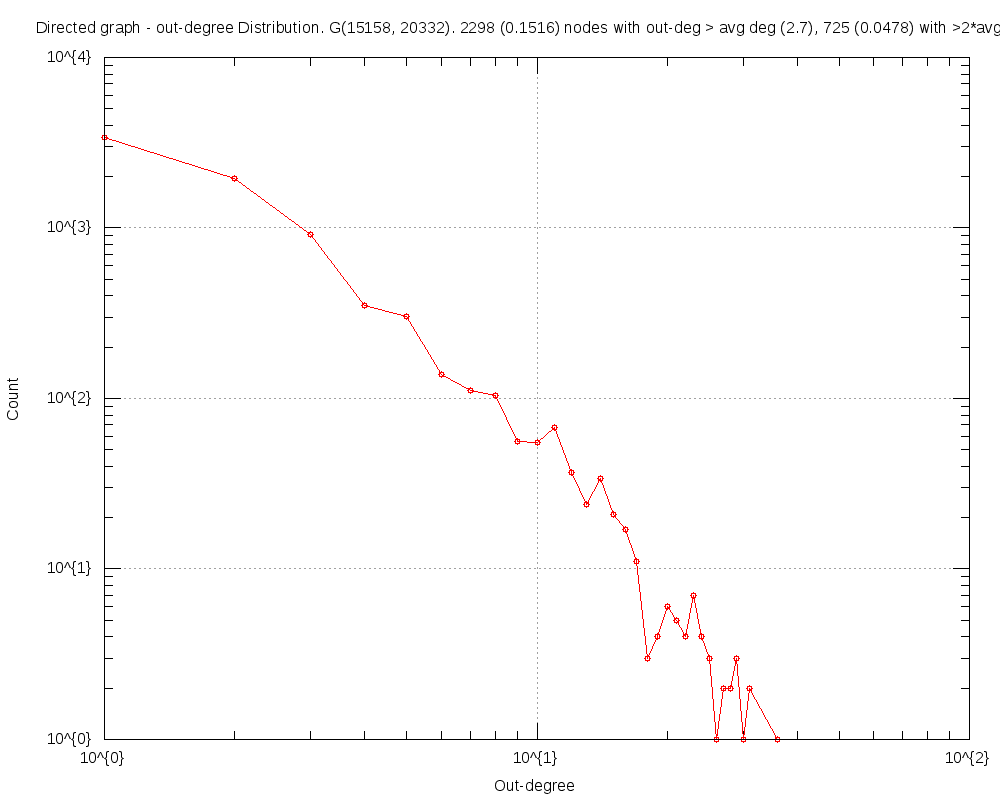

Generate this figure with gnuplot:
#
# Directed graph - out-degree Distribution. G(15158, 20332). 2298 (0.1516) nodes with out-deg > avg deg (2.7), 725 (0.0478) with >2*avg.deg (Fri May 20 14:51:10 2016)
#

set title "Directed graph - out-degree Distribution. G(15158, 20332). 2298 (0.1516) nodes with out-deg > avg deg (2.7), 725 (0.0478) with >2*avg.deg"
set key bottom right
set logscale xy 10
set format x "10^{%L}"
set mxtics 10
set format y "10^{%L}"
set mytics 10
set grid
set xlabel "Out-degree"
set ylabel "Count"
set tics scale 2
set terminal png size 1000,800
set output 'outDeg.1.png'
plot 	"outDeg.1.tab" using 1:2 title "" with linespoints pt 6
